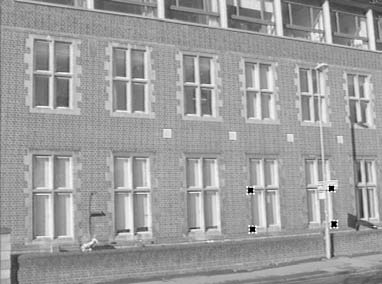
#> input picture ch2/01_2.3_projective_transform/building.jpg, 382 x 284 px, found by its file name
$ python 02b_line_transform_in_image.py
#> lines starting #> are read from the running program, lines starting #| are printed output that depends on the picture
"""

write a python script to
1 load the building.jpg image
2 pop out the window to let the user click 4 points
the point will be the corner of a window but projectively imaged near vertically
3 set the destionation points near the original position but no perspective distortion
4 calculate the H matrix
5 transform the image using the H
6 show the two image side by side
you may using opencv and matplotlit in python

"""


import cv2
import numpy as np
import matplotlib.pyplot as plt
from matplotlib.patches import Circle

import numpy as np

# [93 lines left out: functions normalize_points, find_homography_normalized, findHomography, not called in this run]


# Global variables to store clicked points
clicked_points = []
fig = None
ax = None
image_rgb = None

# [23 lines left out: function on_click, not called in this run]

def select_points(image):
    """Display image and let user click 4 points using matplotlib"""
    global clicked_points, fig, ax, image_rgb
    clicked_points = []

    # Convert BGR to RGB for matplotlib
    image_rgb = cv2.cvtColor(image, cv2.COLOR_BGR2RGB)

    # Create figure and axis
    fig, ax = plt.subplots(figsize=(12, 8))
    ax.imshow(image_rgb)
    ax.set_title('Click 4 points on the window corners\n(in order: top-left, top-right, bottom-right, bottom-left)',
                fontsize=12)
    ax.axis('off')

    # Connect the click event
    fig.canvas.mpl_connect('button_press_event', on_click)

    print("Click 4 points on the window corners (in order: top-left, top-right, bottom-right, bottom-left)")
    plt.show()

    if len(clicked_points) != 4:
        print("Warning: Not all 4 points were selected!")

    return np.array(clicked_points, dtype=np.float32)

# [25 lines left out: function calculate_destination_points, not called in this run]

def draw_line(image, line, color=(0, 0, 255), thickness=2):
    """Draw a line on the image"""

    w, h = image.shape[:2]

    x1 = 0
    y1 = -line[2] / line[1]
    x2 = w
    y2 = (-line[2] - line[0] * x2) / line[1]

    cv2.line(image, (int(x1), int(y1)), (int(x2), int(y2)), color, thickness)

    return image


def main():
    # 1. Load the building.jpg image
    image_path = r'ch2_2d_homography\01_2.3_projective_transform\building.jpg'
    image = cv2.imread(image_path)
#> image is the input picture: shape (284, 382, 3); min 0, max 255, mean 157.4

    if image is None:
        print(f"Error: Could not load image from {image_path}")
        return

    print(f"Image loaded: {image.shape}")
#| Image loaded: (284, 382, 3)

    # let's define two lines in the image
    h, w= image.shape[:2]
#> h = 284; w = 382

    point1 = np.array([h/4, h/4, 1])
#> point1 = [71, 71, 1]
    point2 = np.array([h/4*2, h/4*2, 1])
#> point2 = [142, 142, 1]
    point3 = np.array([h/4, h/4*3, 1])
#> point3 = [71, 213, 1]

    line1 = np.cross(point1, point2)
#> line1 = [-71, 71, 0]
    line2 = np.cross(point2, point3)
#> line2 = [-71, -71, 20164]

    print(f"line1: {line1}")
#| line1: [-71.  71.   0.]
    print(f"line2: {line2}")
#| line2: [  -71.   -71. 20164.]

    image = draw_line(image, line1, color=(0, 0, 255), thickness=2)
    image = draw_line(image, line2, color=(0, 0, 255), thickness=2)
#> call 2 of draw_line, with line = array of shape (3,), color = (0, 0, 255), thickness = 2
#> in draw_line (call 2), `cv2.line(image, (int(x1), int(y1)), (int(x2), int(y2)), color, thickne..`:
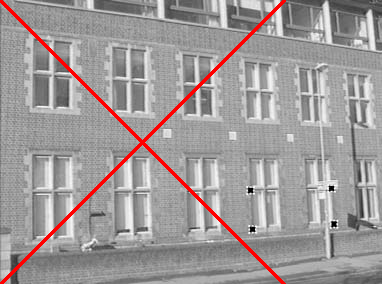
#> image: shape (284, 382, 3); mean B, G, R 153.3, 153.3, 160


    # 2. Let user click 4 points
    src_points = select_points(image)
#> src_points = empty array

    if len(src_points) != 4:
        print("Error: Need exactly 4 points")
        return

    # 3. Calculate destination points (rectangular, no perspective distortion)
    dst_points = calculate_destination_points(src_points)

    # 4. Calculate the homography matrix H
    # H = findHomography(src_points, dst_points)
    H = find_homography_normalized(src_points, dst_points)
    print(f"\nHomography matrix H:\n{H}")

    # 5. Transform the image using H
    h, w = image.shape[:2]
    corrected_image = cv2.warpPerspective(image, H, (w, h))


    # let's transform the lines using the homography matrix
    H_inv_T = np.linalg.inv(H).T
    line1_transformed = H_inv_T @ line1
    line2_transformed = H_inv_T @ line2

    corrected_image = draw_line(corrected_image, line1_transformed, color=(0, 255, 0), thickness=1)
    corrected_image = draw_line(corrected_image, line2_transformed, color=(0, 255, 0), thickness=1)


    # 6. Show the two images side by side using matplotlib
    fig, axes = plt.subplots(1, 2, figsize=(15, 7))

    # Original image with points marked
    image_with_points = image.copy()
    for i, point in enumerate(src_points):
        pt = tuple(map(int, point))
        cv2.circle(image_with_points, pt, 8, (0, 255, 0), -1)
        cv2.putText(image_with_points, str(i+1), (pt[0]+10, pt[1]-10),
                   cv2.FONT_HERSHEY_SIMPLEX, 0.7, (0, 255, 0), 2)

    # Convert BGR to RGB for matplotlib
    axes[0].imshow(cv2.cvtColor(image_with_points, cv2.COLOR_BGR2RGB))
    axes[0].set_title('Original Image with Selected Points', fontsize=12)
    axes[0].axis('off')

    axes[1].imshow(cv2.cvtColor(corrected_image, cv2.COLOR_BGR2RGB))
    axes[1].set_title('Perspective Corrected Image', fontsize=12)
    axes[1].axis('off')

    plt.tight_layout()
    plt.show()

    print("\nDone! Close the matplotlib window to exit.")

if __name__ == "__main__":
    main()
